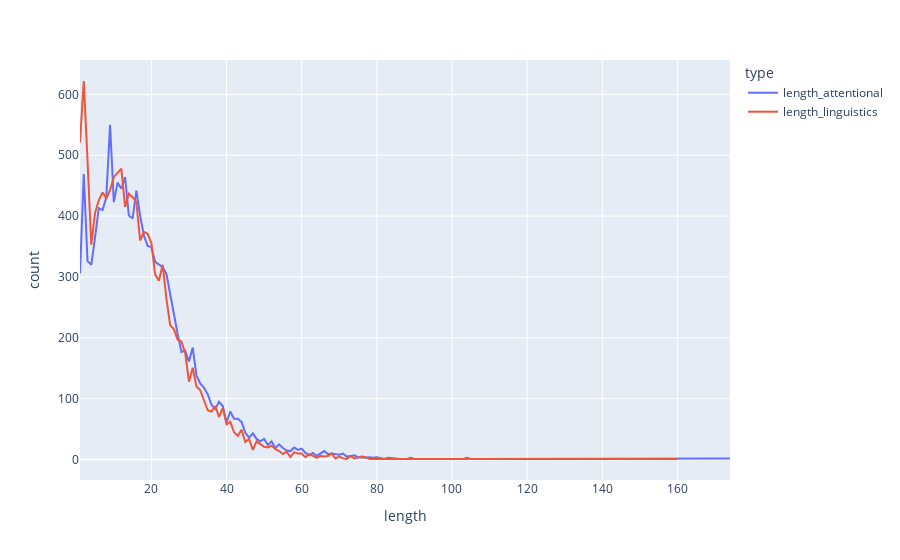

This figure's notebook cell:
### Code cell
px.line(df_results[["length_linguistics", "length_attentional"]].melt().groupby(["variable", "value"], as_index=False).size().rename(columns={"size":"count",
                                                                                                                              "variable":"type",
                                                                                                                             "value":"length"})
        ,x="length", y="count", color="type")

### Figure 1 — Plotly figure (JSON) as saved in the notebook; plotly's stock layout.template omitted (floating-point values rounded to 4 significant figures)
{"data": [{"hovertemplate": "type=length_attentional<br>length=%{x}<br>count=%{y}<extra></extra>", "legendgroup": "length_attentional", "line": {"color": "#636efa", "dash": "solid"}, "marker": {"symbol": "circle"}, "mode": "lines", "name": "length_attentional", "orientation": "v", "showlegend": true, "type": "scatter", "x": [1, 2, 3, 4, 5, 6, 7, 8, 9, 10, 11, 12, 13, 14, 15, 16, 17, 18, 19, 20, 21, 22, 23, 24, 25, 26, 27, 28, 29, 30, 31, 32, 33, 34, 35, 36, 37, 38, 39, 40, 41, 42, 43, 44, 45, 46, 47, 48, 49, 50, 51, 52, 53, 54, 55, 56, 57, 58, 59, 60, 61, 62, 63, 64, 65, 66, 67, 68, 69, 70, 71, 72, 73, 74, 75, 76, 77, 78, 79, 80, 82, 83, 84, 85, 86, 87, 88, 89, 90, 93, 94, 95, 100, 101, 103, 104, 105, 106, 109, 116, 127, 158, 160, 174], "xaxis": "x", "y": [306, 469, 326, 320, 365, 413, 410, 431, 550, 423, 455, 445, 464, 401, 396, 442, 401, 368, 351, 349, 325, 321, 316, 305, 271, 234, 206, 177, 179, 161, 184, 138, 125, 118, 107, 90, 83, 95, 88, 61, 79, 67, 67, 62, 44, 36, 43, 34, 30, 34, 24, 30, 19, 25, 19, 15, 14, 20, 16, 18, 11, 7, 11, 6, 10, 14, 9, 10, 9, 8, 10, 5, 6, 7, 4, 3, 3, 4, 3, 4, 1, 3, 3, 2, 1, 1, 1, 3, 1, 1, 1, 1, 2, 1, 1, 3, 1, 1, 1, 1, 1, 1, 1, 2], "yaxis": "y"}, {"hovertemplate": "type=length_linguistics<br>length=%{x}<br>count=%{y}<extra></extra>", "legendgroup": "length_linguistics", "line": {"color": "#EF553B", "dash": "solid"}, "marker": {"symbol": "circle"}, "mode": "lines", "name": "length_linguistics", "orientation": "v", "showlegend": true, "type": "scatter", "x": [1, 2, 3, 4, 5, 6, 7, 8, 9, 10, 11, 12, 13, 14, 15, 16, 17, 18, 19, 20, 21, 22, 23, 24, 25, 26, 27, 28, 29, 30, 31, 32, 33, 34, 35, 36, 37, 38, 39, 40, 41, 42, 43, 44, 45, 46, 47, 48, 49, 50, 51, 52, 53, 54, 55, 56, 57, 58, 59, 60, 61, 62, 63, 64, 65, 66, 67, 68, 69, 70, 71, 72, 73, 74, 76, 77, 78, 80, 81, 83, 85, 86, 89, 90, 91, 95, 97, 99, 102, 105, 143, 160], "xaxis": "x", "y": [521, 622, 492, 353, 405, 426, 439, 429, 443, 464, 471, 478, 415, 437, 431, 423, 360, 374, 371, 356, 304, 294, 320, 264, 221, 214, 197, 194, 175, 128, 151, 120, 114, 97, 81, 79, 88, 70, 85, 58, 62, 45, 39, 49, 29, 34, 16, 30, 25, 21, 20, 23, 17, 14, 9, 13, 4, 12, 10, 10, 4, 9, 6, 3, 6, 5, 6, 10, 2, 5, 2, 1, 6, 2, 5, 4, 1, 1, 2, 2, 1, 1, 2, 2, 1, 2, 1, 1, 2, 1, 1, 1], "yaxis": "y"}], "layout": {"legend": {"title": {"text": "type"}, "tracegroupgap": 0}, "margin": {"t": 60}, "xaxis": {"anchor": "y", "domain": [0, 1], "title": {"text": "length"}}, "yaxis": {"anchor": "x", "domain": [0, 1], "title": {"text": "count"}}}}
